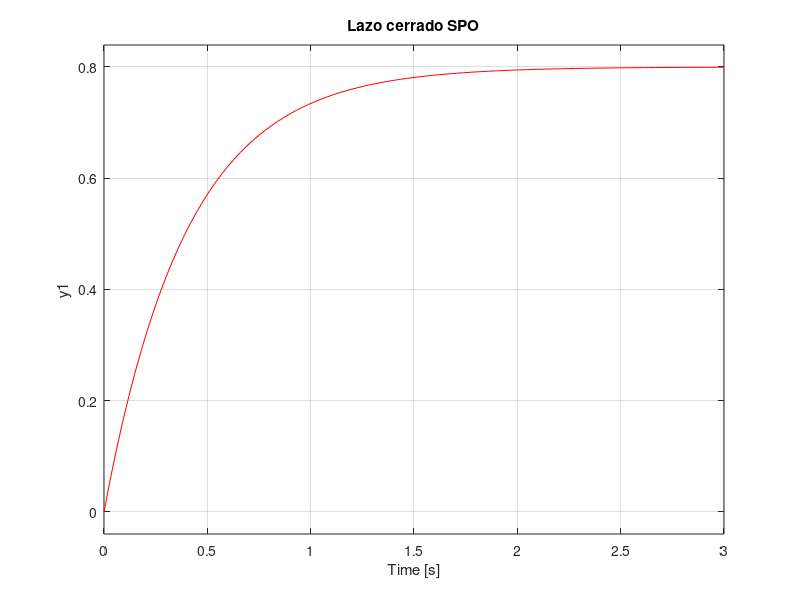
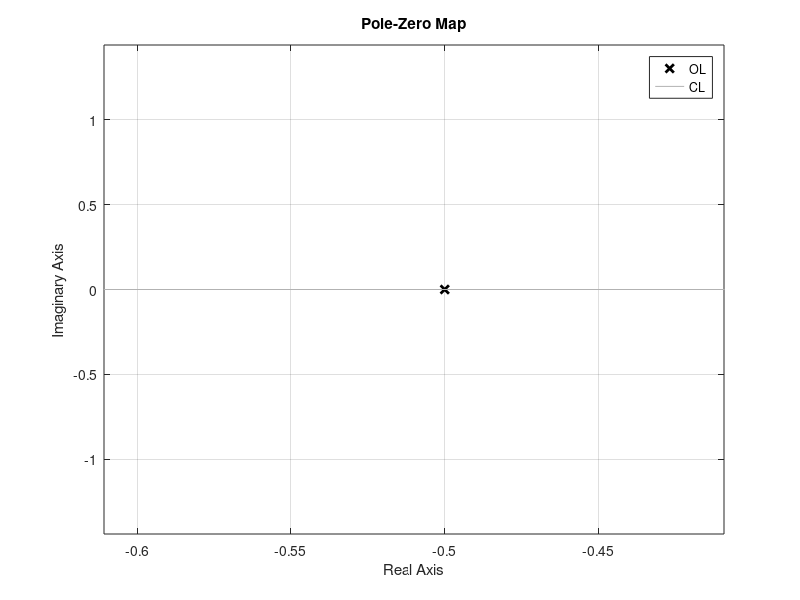
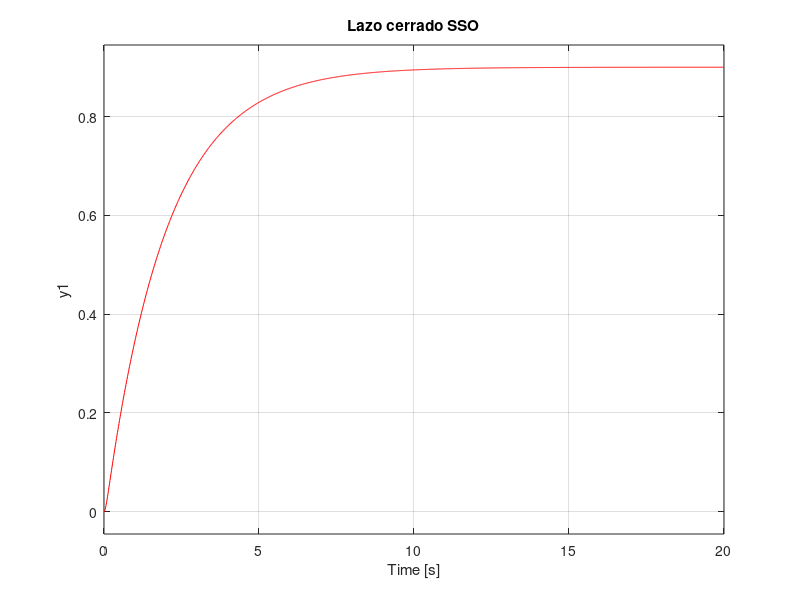
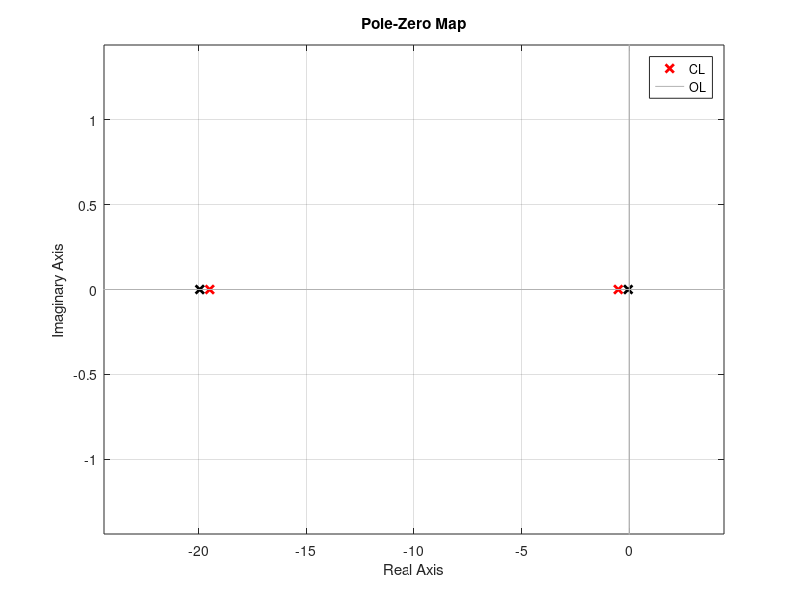

Source code (MATLAB) for these figures, in order:
clc
clear
close all


%-------------sistema de primer orden---------
k = 4;
tao = 2;

h=tf(k,[tao 1]);
figure
subplot(2,1,1)

%---------respuesta en lazo abierto-----------
step(h,'k')
title('Lazo abierto SPO')

%---------respuesta en lazo cerrado-----------
hn = feedback(h,1);
subplot(2,1,2)
step(hn,'r')
%legend('OL','CL')
title('Lazo cerrado SPO')

figure
pzmap(h,'k')
hold on
pzmap(hn,'r')
legend('OL','CL')

%------------nuevo parametros-----------
k_N = k/(1+k)
tao_N = tao/(1+k)

%-------------sistema de segundo orden---------
k = 9;
e = 10;
wn = 1;

h=tf(k*wn^2,[1 2*e*wn wn^2]);
figure
subplot(2,1,1)

%---------respuesta en lazo abierto-----------
step(h,'k')
title('Lazo abierto SSO')

%---------respuesta en lazo cerrado-----------
hn = feedback(h,1);
subplot(2,1,2)
step(hn,'r')
%legend('OL','CL')
title('Lazo cerrado SSO')

figure
pzmap(hn,'r')
hold on
pzmap(h,'k')
legend('CL','OL')

%------------nuevo parametros-----------
K_N = k*wn^2/(wn^2+k*wn^2)
e_N = e*wn/(sqrt(wn^2+k*wn^2))
w_N = sqrt(wn^2+k*wn^2)

if (e_N > 0) && (e_N < 1)
    Ts = 4/(e_N*w_N)
end


